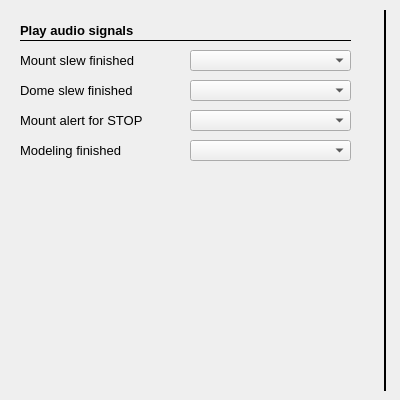
     <widget class="QWidget" name="tab_13">
      <attribute name="title">
       <string>Audio Signals</string>
      </attribute>
      <widget class="QComboBox" name="soundMountSlewFinished">
       <property name="geometry">
        <rect>
         <x>190</x>
         <y>50</y>
         <width>161</width>
         <height>21</height>
        </rect>
       </property>
       <property name="toolTip">
        <string>&lt;html&gt;&lt;head/&gt;&lt;body&gt;&lt;p&gt;Sets the audio signal to be played when mount finished slewing&lt;/p&gt;&lt;/body&gt;&lt;/html&gt;</string>
       </property>
      </widget>
      <widget class="QLabel" name="label_210">
       <property name="geometry">
        <rect>
         <x>20</x>
         <y>20</y>
         <width>161</width>
         <height>21</height>
        </rect>
       </property>
       <property name="font">
        <font>
         <pointsize>10</pointsize>
         <weight>75</weight>
         <bold>true</bold>
        </font>
       </property>
       <property name="text">
        <string>Play audio signals</string>
       </property>
      </widget>
      <widget class="Line" name="line_24">
       <property name="geometry">
        <rect>
         <x>20</x>
         <y>40</y>
         <width>331</width>
         <height>1</height>
        </rect>
       </property>
       <property name="font">
        <font>
         <pointsize>10</pointsize>
        </font>
       </property>
       <property name="frameShadow">
        <enum>QFrame::Plain</enum>
       </property>
       <property name="orientation">
        <enum>Qt::Horizontal</enum>
       </property>
      </widget>
      <widget class="Line" name="line_84">
       <property name="geometry">
        <rect>
         <x>380</x>
         <y>10</y>
         <width>11</width>
         <height>381</height>
        </rect>
       </property>
       <property name="styleSheet">
        <string notr="true"/>
       </property>
       <property name="frameShadow">
        <enum>QFrame::Plain</enum>
       </property>
       <property name="lineWidth">
        <number>2</number>
       </property>
       <property name="orientation">
        <enum>Qt::Vertical</enum>
       </property>
      </widget>
      <widget class="QComboBox" name="soundMountAlert">
       <property name="geometry">
        <rect>
         <x>190</x>
         <y>110</y>
         <width>161</width>
         <height>21</height>
        </rect>
       </property>
       <property name="toolTip">
        <string>&lt;html&gt;&lt;head/&gt;&lt;body&gt;&lt;p&gt;Sets the audio signal to be played when mount stopped in emergency case&lt;/p&gt;&lt;/body&gt;&lt;/html&gt;</string>
       </property>
      </widget>
      <widget class="QComboBox" name="soundDomeSlewFinished">
       <property name="geometry">
        <rect>
         <x>190</x>
         <y>80</y>
         <width>161</width>
         <height>21</height>
        </rect>
       </property>
       <property name="toolTip">
        <string>&lt;html&gt;&lt;head/&gt;&lt;body&gt;&lt;p&gt;Sets the audio signal to be played when dome finished slewing&lt;/p&gt;&lt;/body&gt;&lt;/html&gt;</string>
       </property>
      </widget>
      <widget class="QLabel" name="label_212">
       <property name="geometry">
        <rect>
         <x>20</x>
         <y>50</y>
         <width>136</width>
         <height>21</height>
        </rect>
       </property>
       <property name="font">
        <font>
         <pointsize>10</pointsize>
        </font>
       </property>
       <property name="text">
        <string>Mount slew finished</string>
       </property>
      </widget>
      <widget class="QLabel" name="label_214">
       <property name="geometry">
        <rect>
         <x>20</x>
         <y>80</y>
         <width>136</width>
         <height>21</height>
        </rect>
       </property>
       <property name="font">
        <font>
         <pointsize>10</pointsize>
        </font>
       </property>
       <property name="text">
        <string>Dome slew finished</string>
       </property>
      </widget>
      <widget class="QLabel" name="label_215">
       <property name="geometry">
        <rect>
         <x>20</x>
         <y>110</y>
         <width>136</width>
         <height>21</height>
        </rect>
       </property>
       <property name="font">
        <font>
         <pointsize>10</pointsize>
        </font>
       </property>
       <property name="text">
        <string>Mount alert for STOP</string>
       </property>
      </widget>
      <widget class="QLabel" name="label_217">
       <property name="geometry">
        <rect>
         <x>20</x>
         <y>140</y>
         <width>136</width>
         <height>21</height>
        </rect>
       </property>
       <property name="font">
        <font>
         <pointsize>10</pointsize>
        </font>
       </property>
       <property name="text">
        <string>Modeling finished</string>
       </property>
      </widget>
      <widget class="QComboBox" name="soundModelingFinished">
       <property name="geometry">
        <rect>
         <x>190</x>
         <y>140</y>
         <width>161</width>
         <height>21</height>
        </rect>
       </property>
       <property name="toolTip">
        <string>&lt;html&gt;&lt;head/&gt;&lt;body&gt;&lt;p&gt;Sets the audio signal to be played when mount stopped in emergency case&lt;/p&gt;&lt;/body&gt;&lt;/html&gt;</string>
       </property>
      </widget>
     </widget>
